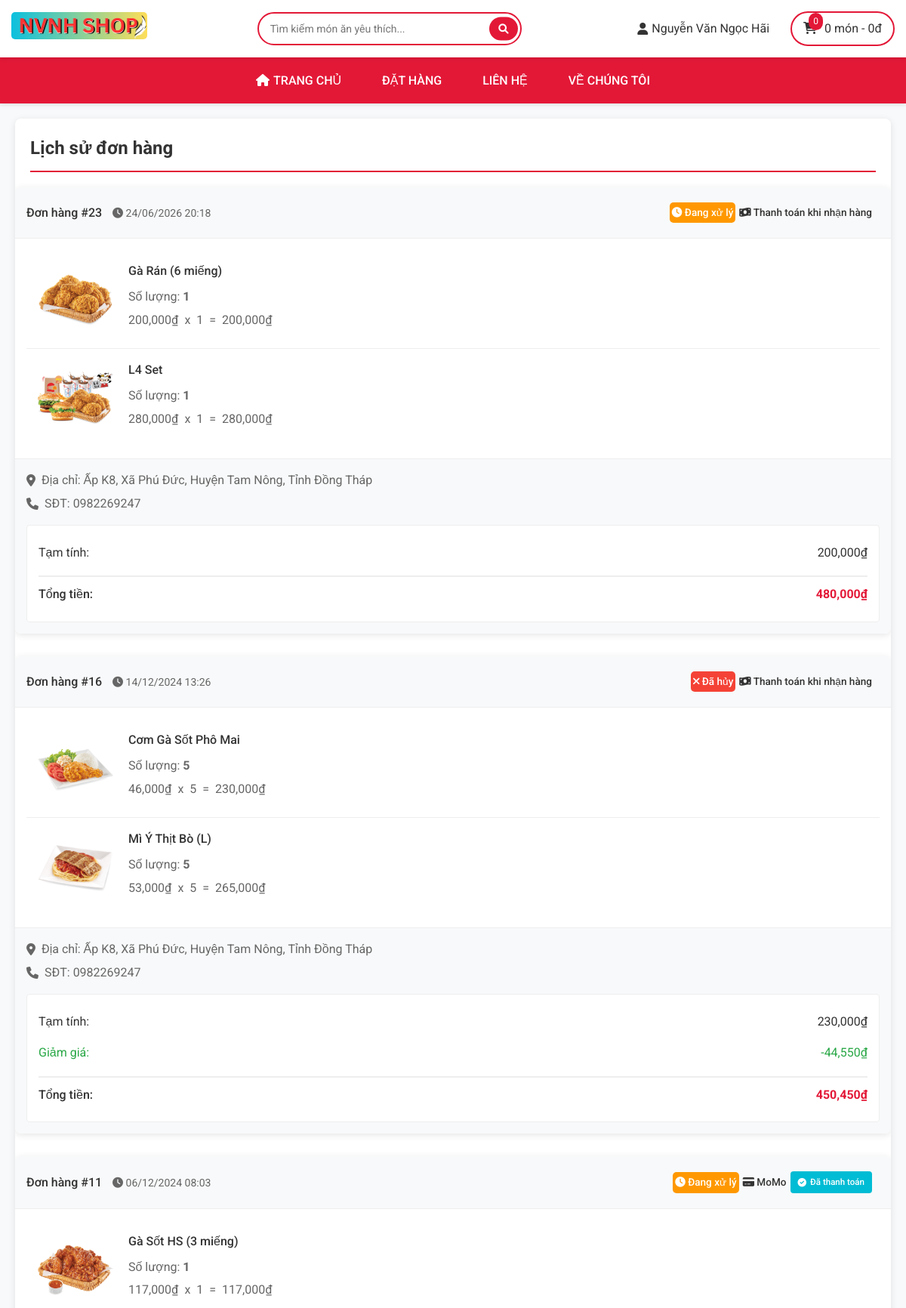
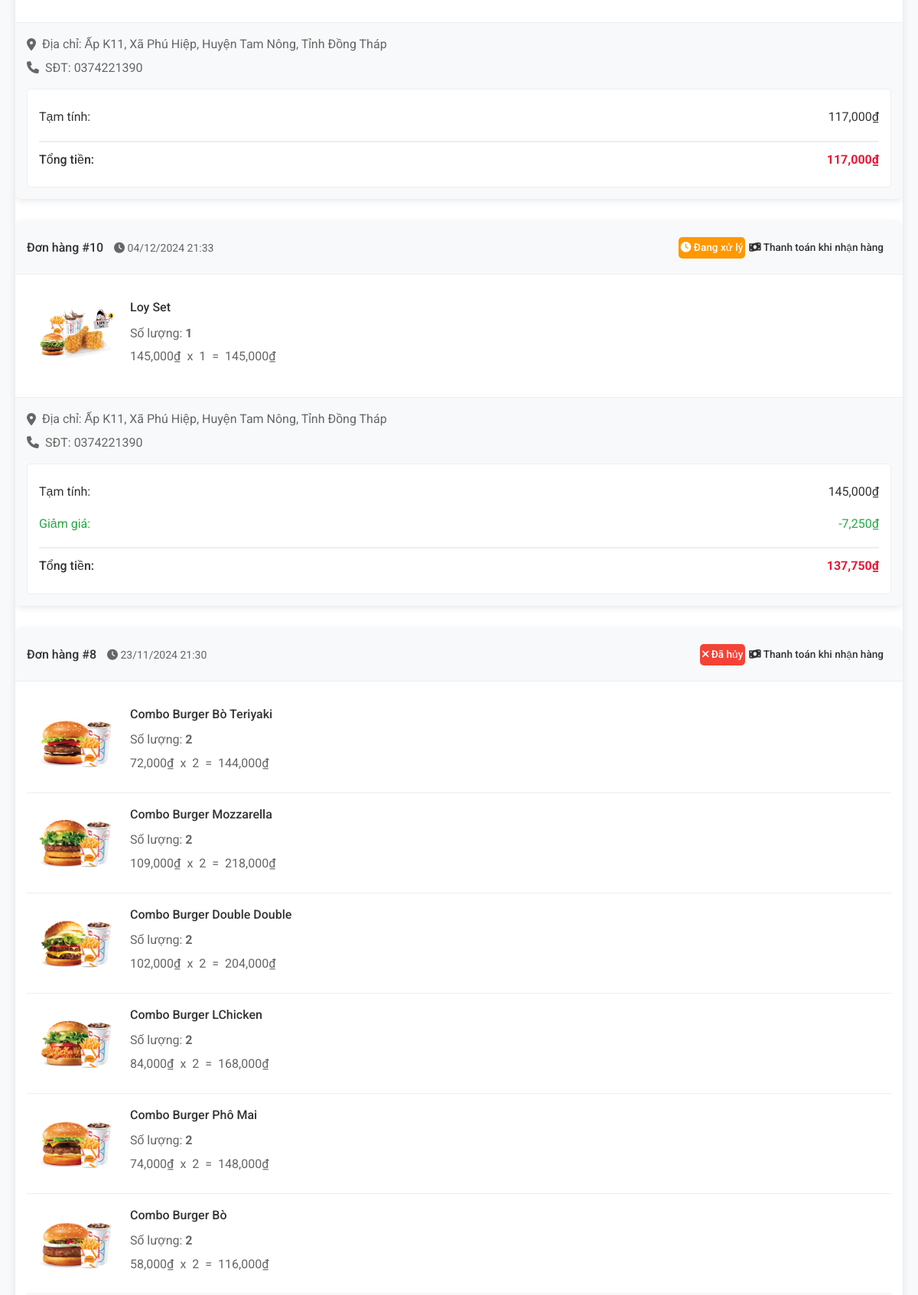
Screenshot of /catalog/lichsu_muahang.php (signed in, upper part) with the database file from the repository (2 pictures, top to bottom).
### tables this page shows
CREATE TABLE `users` (
  `id` int(11) NOT NULL,
  `username` varchar(255) NOT NULL,
  `fullname` varchar(255) NOT NULL,
  `password` varchar(255) NOT NULL,
  `mail` varchar(255) NOT NULL,
  `rule` int(11) NOT NULL DEFAULT 2 COMMENT '1 - quyền admin, 2 - quyền thành viên,\r\n3 - quyền nhân viên',
  `status` enum('active','blocked') DEFAULT 'active'
);

CREATE TABLE `orders` (
  `order_id` int(11) NOT NULL,
  `idUser` int(11) NOT NULL,
  `idProduct` int(11) NOT NULL,
  `address` varchar(255) NOT NULL,
  `phone` varchar(10) NOT NULL,
  `status` enum('pending','delivering','completed','canceled') NOT NULL DEFAULT 'pending',
  `created_at` datetime NOT NULL DEFAULT current_timestamp(),
  `total_amount` int(11) DEFAULT 0,
  `discount` int(11) DEFAULT 0,
  `final_amount` int(11) DEFAULT 0,
  `payment_method` varchar(20) NOT NULL DEFAULT 'cod' COMMENT 'cod: Cash on Delivery, momo: MoMo Payment',
  `payment_status` enum('pending','pending_payment','completed','failed') DEFAULT 'pending'
);

CREATE TABLE `products` (
  `product_id` int(11) NOT NULL,
  `product_name` varchar(255) NOT NULL,
  `price` int(11) NOT NULL,
  `image` varchar(255) NOT NULL,
  `description` text DEFAULT NULL,
  `idCategory` int(11) DEFAULT NULL
);

CREATE TABLE `order_details` (
  `idOrder` int(11) NOT NULL,
  `idProduct` int(11) NOT NULL,
  `quantity` int(11) NOT NULL DEFAULT 0,
  `unit_price` int(11) NOT NULL DEFAULT 0,
  `total_amount` int(11) GENERATED ALWAYS AS (`quantity` * `unit_price`) STORED
);

### catalog/lichsu_muahang.php (the view, shortened to what this page needs)
<?php
include '../pages/header.php';
$username = $_SESSION['username'];
$sql = "SELECT * FROM users WHERE username = ?";
$stmt = mysqli_prepare($conn, $sql);
mysqli_stmt_bind_param($stmt, "s", $username);
mysqli_stmt_execute($stmt);
$user = mysqli_stmt_get_result($stmt)->fetch_assoc();
$sql_orders = "SELECT o.*, od.quantity, od.unit_price, od.total_amount,
               p.product_name, p.image, u.fullname,
               o.payment_method, o.payment_status,
               TIMESTAMPDIFF(MINUTE, o.created_at, NOW()) as minutes_passed
               FROM orders o
               JOIN order_details od ON o.order_id = od.idOrder
               JOIN products p ON od.idProduct = p.product_id
               JOIN users u ON o.idUser = u.id
               WHERE o.idUser = ?
               ORDER BY o.created_at DESC";
$stmt = mysqli_prepare($conn, $sql_orders);
mysqli_stmt_bind_param($stmt, "i", $user['id']);
mysqli_stmt_execute($stmt);
$orders = mysqli_stmt_get_result($stmt);
?>
<link rel="stylesheet" href="../catalog/css/style_lichsumuahang.css">
<div class="container">
    <div class="group">
        <h2 class="lichsu-title">Lịch sử đơn hàng</h2>
        <?php if(mysqli_num_rows($orders) > 0):
    $order_items = array();
    $order_info = array();
    while($order = mysqli_fetch_assoc($orders)) {
        if (!isset($order_items[$order['order_id']])) {
            $order_items[$order['order_id']] = array();
            $order_info[$order['order_id']] = array(
                'order_id' => $order['order_id'],
                'created_at' => $order['created_at'],
                'status' => $order['status'],
                'address' => $order['address'],
                'phone' => $order['phone'],
                'total_amount' => $order['total_amount'],
                'discount' => $order['discount'],
                'final_amount' => $order['final_amount'],
                'payment_method' => $order['payment_method'],
                'payment_status' => $order['payment_status'],
                'minutes_passed' => $order['minutes_passed']
            );
        }
        $order_items[$order['order_id']][] = $order;
    }
    foreach($order_info as $order_id => $order):
?>
        <div class="order-card" data-order-time="<?php echo $order['created_at']; ?>">
            <div class="order-header">
                <div>
                    <span class="order-id">Đơn hàng #<?php echo $order_id; ?></span>
                    <span class="order-date">
                        <i class="fas fa-clock"></i>
                        <?php echo date('d/m/Y H:i', strtotime($order['created_at'])); ?>
                    </span>
                </div>
                <div class="order-statuses">
                    <span class="order-status status-<?php echo $order['status']; ?>">
                        <?php
        switch($order['status']) {
            case 'completed':
                echo '<i class="fas fa-box-check"></i> Đã giao hàng';
                break;
            case 'canceled':
                echo '<i class="fas fa-times"></i> Đã hủy';
                break;
            case 'pending':
            default:
                echo '<i class="fas fa-clock"></i> Đang xử lý';
                break;
        }
        ?>
                    </span>
                    <?php if($order['payment_method'] == 'momo'): ?>
                    <span class="payment-method-momo">
                        <i class="fas fa-credit-card"></i> MoMo
                    </span>
                    <span class="payment-status status-<?php echo $order['payment_status']; ?>">
                        <?php
            switch($order['payment_status']) {
                case 'completed':
                    echo '<i class="fas fa-check-circle"></i> Đã thanh toán';
                    break;
                case 'pending':
                default:
                    echo '<i class="fas fa-clock"></i> Chờ thanh toán';
                    break;
            }
            ?>
                    </span>
                    <?php else: ?>
                    <span class="payment-method-cod">
                        <i class="fas fa-money-bill-wave"></i> Thanh toán khi nhận hàng
                    </span>
                    <?php endif; ?>
                </div>
            </div>
            <div class="order-content">
                <div class="product-list">
                    <?php foreach($order_items[$order_id] as $item): ?>
                    <div class="product-item">
                        <div class="product-image">
                            <img src="<?php echo htmlspecialchars($item['image']); ?>"
                                alt="<?php echo htmlspecialchars($item['product_name']); ?>">
                        </div>
                        <div class="product-info">
                            <div class="product-name"><?php echo htmlspecialchars($item['product_name']); ?></div>
                            <div class="quantity-info">Số lượng: <strong><?php echo $item['quantity']; ?></strong></div>
                            <div class="price-info">
                                <span class="unit-price"><?php echo number_format($item['unit_price']); ?>₫</span> x
                                <span class="quantity"><?php echo $item['quantity']; ?></span> =
                                <span class="subtotal"><?php echo number_format($item['total_amount']); ?>₫</span>
                            </div>
                        </div>
                    </div>
                    <?php endforeach; ?>
                </div>
            </div>
            <div class="order-footer">
                <div class="shipping-info">
                    <div><i class="fas fa-map-marker-alt"></i> Địa chỉ:
                        <?php echo htmlspecialchars($order['address']); ?></div>
                    <div><i class="fas fa-phone"></i> SĐT: <?php echo htmlspecialchars($order['phone']); ?></div>
                </div>
                <div class="price-summary">
                    <div class="price-row">
                        <span>Tạm tính:</span>
                        <span class="subtotal-price"><?php echo number_format($order['total_amount']); ?>₫</span>
                    </div>
                    <?php if($order['discount'] > 0): ?>
                    <div class="price-row discount">
                        <span>Giảm giá:</span>
                        <span class="discount-amount">-<?php echo number_format($order['discount']); ?>₫</span>
                    </div>
                    <?php endif; ?>
                    <div class="price-row total">
                        <span>Tổng tiền:</span>
                        <span class="final-price"><?php echo number_format($order['final_amount']); ?>₫</span>
                    </div>
                </div>
            </div>
        </div>
        <?php endforeach; ?>
        <?php endif; ?>
    </div>
</div>
<?php include '../pages/footer.php'; ?>

### pages/header.php (shortened to what this page needs)
<?php
include '../connect.php';
$fullname = '';
if(isset($_SESSION['username'])) {
    $username = $_SESSION['username'];
    $stmt = $conn->prepare("SELECT u.fullname FROM users u WHERE u.username = ?");
    $stmt->bind_param("s", $username);
    $stmt->execute();
    $result = $stmt->get_result();
    if($row = $result->fetch_assoc()) {
        $fullname = $row['fullname'];
    }
}
$itemCount = 0;
$totalAmount = 0;
?>
<!DOCTYPE html>
<html lang="vi">
<head>
    <link rel="stylesheet" href="https://cdnjs.cloudflare.com/ajax/libs/font-awesome/6.0.0-beta3/css/all.min.css">
    <link rel="stylesheet" href="../pages/css/style_header.css">
</head>
<body>
    <header class="header">
        <div class="header-container">
            <div class="logo">
                <a href="../catalog/index.php">
                    <img src="../upload/NVNHSHOP.png" alt="FastFood Logo">
                </a>
            </div>
            <div class="search-bar">
                <input type="text" id="searchInput" placeholder="Tìm kiếm món ăn yêu thích...">
                <button type="submit" id="searchButton"><i class="fas fa-search"></i></button>
            </div>
            <div class="header-right">
                <div class="account-dropdown">
                    <?php if(isset($_SESSION['username'])): ?>
                    <a href="#"><i class="fas fa-user"></i> <?php echo htmlspecialchars($fullname); ?></a>
                    <?php endif; ?>
                </div>
                <a href="../catalog/giohang.php" class="cart-button">
                    <div class="cart-icon-wrapper">
                        <span class="cart-count"><?php echo $itemCount; ?></span>
                    </div>
                    <span class="cart-total"><?php echo $itemCount; ?> món -
                        <?php echo number_format($totalAmount, 0, ',', '.'); ?>đ</span>
                </a>
            </div>
        </div>
    </header>
    <nav class="nav-bar">
        <div class="nav-container">
            <ul class="nav-menu">
                <li>
                    <a href="../catalog/index.php"
                        <?php echo basename($_SERVER['PHP_SELF']) == 'index.php' ? 'class="active"' : ''; ?>>
                        <i class="fas fa-home"></i> TRANG CHỦ
                    </a>
                </li>
                <li>
                    <a href="../catalog/dathang.php"
                        <?php echo basename($_SERVER['PHP_SELF']) == 'dathang.php' ? 'class="active"' : ''; ?>>
                        ĐẶT HÀNG
                    </a>
                </li>
                <li>
                    <a href="../catalog/lienhe.php"
                        <?php echo basename($_SERVER['PHP_SELF']) == 'lienhe.php' ? 'class="active"' : ''; ?>>
                        LIÊN HỆ
                    </a>
                </li>
                <li>
                    <a href="../pages/vechungtoi.php"
                        <?php echo basename($_SERVER['PHP_SELF']) == 'vechungtoi.php' ? 'class="active"' : ''; ?>>
                        VỀ CHÚNG TÔI
                    </a>
                </li>
            </ul>
        </div>
    </nav>
</body>
</html>

### pages/css/style_header.css (style rules this page uses)
:root { --primary-red: #e31837; --primary-yellow: #ffc107; }
* { margin: 0; padding: 0; box-sizing: border-box; font-family: 'Roboto', sans-serif; }
body { font-family: 'Roboto', sans-serif; line-height: 1.6; color: #333; background-color: #f8f9fa; }
.header { background: #fff; box-shadow: 0 2px 5px rgba(0, 0, 0, 0.1); position: relative; z-index: 1000; }
.header-container { max-width: 1200px; margin: 0 auto; padding: 15px 20px; display: flex; align-items: center; justify-content: space-between; }
.logo { width: 180px; }
.logo img { width: 100%; height: auto; border-radius: 5px; }
.search-bar { flex: 1; max-width: 500px; margin: 0 40px; position: relative; }
.search-bar input { width: 100%; padding: 12px 45px 12px 15px; border: 2px solid var(--primary-red); border-radius: 25px; font-size: 14px; outline: none; }
.search-bar button { position: absolute; right: 5px; top: 50%; transform: translateY(-50%); background: var(--primary-red); border: none; color: white; padding: 8px 12px; border-radius: 20px; cursor: pointer; transition: background-color 0.3s; }
.header-right { display: flex; align-items: center; gap: 20px; }
.account-dropdown { position: relative; }
.account-dropdown>a { color: #333; text-decoration: none; display: flex; align-items: center; gap: 5px; padding: 8px; border-radius: 4px; transition: background-color 0.3s; }
.cart-button { display: flex; align-items: center; gap: 10px; background: #fff; border: 2px solid var(--primary-red); padding: 8px 15px; border-radius: 25px; color: #333; text-decoration: none; transition: all 0.3s; }
.cart-icon-wrapper { position: relative; }
.cart-count { position: absolute; top: -8px; right: -8px; background: var(--primary-red); color: white; font-size: 12px; padding: 2px 6px; border-radius: 10px; min-width: 18px; text-align: center; }
.nav-bar { background: var(--primary-red); padding: 10px 0; box-shadow: 0 2px 5px rgba(0, 0, 0, 0.1); }
.nav-container { max-width: 1200px; margin: 0 auto; padding: 0 20px; display: flex; justify-content: center; align-items: center; }
.nav-menu { display: flex; gap: 30px; list-style: none; margin: 0; padding: 0; }
.nav-menu li { position: relative; }
.nav-menu a { color: white; text-decoration: none; font-weight: 500; padding: 8px 12px; border-radius: 4px; transition: all 0.3s; display: flex; align-items: center; gap: 5px; }
@media (max-width: 1200px) { .header-container { padding: 15px; } }
@media (max-width: 1200px) { .search-bar { max-width: 350px; margin: 0 15px; } }

### pages/css/style_footer.css (style rules this page uses)
:root { --primary-red: #E31837; --primary-yellow: #FFC72C; --white: #ffffff; --gray-light: #f8f9fa; --gray-dark: #343a40; --footer-bg: #1a1a1a; --footer-text: #ffffff; }
* { margin: 0; padding: 0; box-sizing: border-box; }
body { font-family: Arial, sans-serif; line-height: 1.6; }

### rows the page displays
users: fullname "Nguyễn Văn Ngọc Hãi"
orders: order_id "23", created_at "24/06/2026 20:18", status "pending" (drawn), payment_method "cod" (drawn), products.image (picture), products.product_name "Gà Rán (6 miếng)", order_details.quantity "1", order_details.unit_price "200,000", order_details.total_amount "200,000", idProduct.image (picture), idProduct.product_name "L4 Set", order_details.unit_price "280,000", order_details.total_amount "280,000", address "Ấp K8, Xã Phú Đức, Huyện Tam Nông, Tỉnh Đồng Tháp", phone "0982269247", final_amount "480,000"
orders: order_id "16", created_at "14/12/2024 13:26", status "canceled" (drawn), payment_method "cod" (drawn), idProduct.image (picture), idProduct.product_name "Cơm Gà Sốt Phô Mai", order_details.quantity "5", order_details.unit_price "46,000", order_details.total_amount "230,000", products.image (picture), products.product_name "Mì Ý Thịt Bò (L)", order_details.unit_price "53,000", order_details.total_amount "265,000", address "Ấp K8, Xã Phú Đức, Huyện Tam Nông, Tỉnh Đồng Tháp", phone "0982269247", discount "44,550", final_amount "450,450"
orders: order_id "11", created_at "06/12/2024 08:03", status "pending" (drawn), payment_status "completed" (drawn), idProduct.image (picture), idProduct.product_name "Gà Sốt HS (3 miếng)", order_details.quantity "1", order_details.unit_price "117,000", order_details.total_amount "117,000", address "Ấp K11, Xã Phú Hiệp, Huyện Tam Nông, Tỉnh Đồng Tháp", phone "0374221390", final_amount "117,000"
orders: order_id "10", created_at "04/12/2024 21:33", status "pending" (drawn), payment_method "cod" (drawn), idProduct.image (picture), idProduct.product_name "Loy Set", order_details.quantity "1", order_details.unit_price "145,000", order_details.total_amount "145,000", address "Ấp K11, Xã Phú Hiệp, Huyện Tam Nông, Tỉnh Đồng Tháp", phone "0374221390", discount "7,250", final_amount "137,750"
orders: order_id "8", created_at "23/11/2024 21:30", status "canceled" (drawn), payment_method "cod" (drawn), products.image (picture), products.product_name "Combo Burger Bò Teriyaki", order_details.quantity "2", order_details.unit_price "72,000", order_details.total_amount "144,000", products.product_name "Combo Burger Mozzarella", order_details.unit_price "109,000", order_details.total_amount "218,000", idProduct.image (picture), idProduct.product_name "Combo Burger Double Double", order_details.unit_price "102,000", order_details.total_amount "204,000", products.product_name "Combo Burger LChicken", order_details.unit_price "84,000", order_details.total_amount "168,000", products.product_name "Combo Burger Phô Mai", order_details.unit_price "74,000", order_details.total_amount "148,000", products.product_name "Combo Burger Bò", order_details.unit_price "58,000", order_details.total_amount "116,000"

### other values shown
$itemCount "0"
$totalAmount "0"
